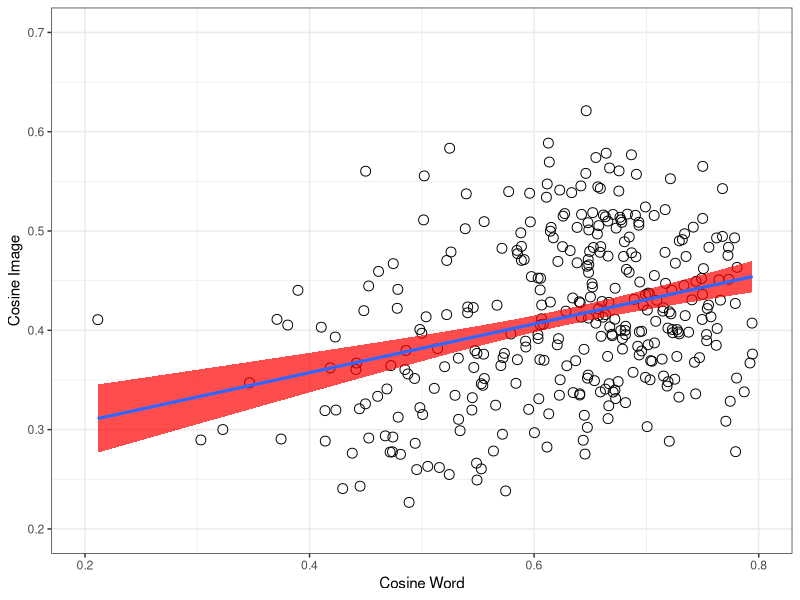
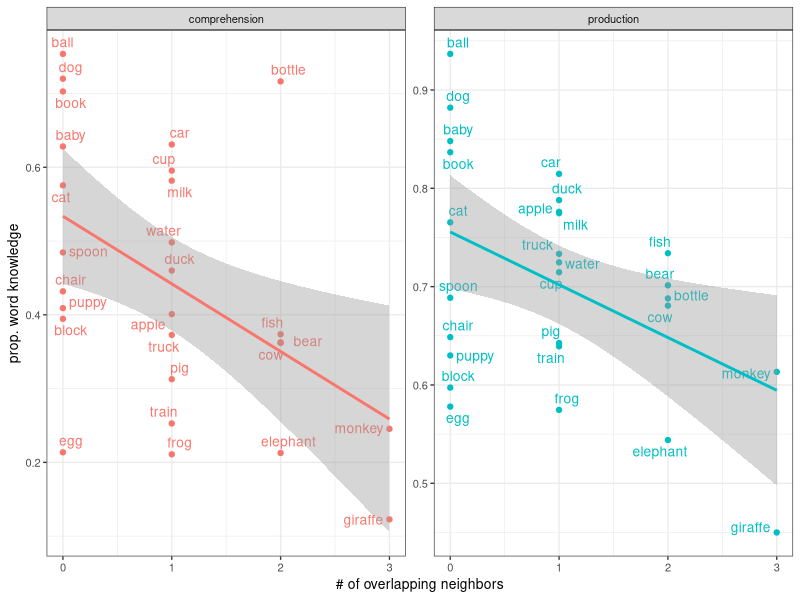

Reproduce these figures in R, in order.
## ---- chunk 1
rm(list=ls())
knitr::opts_chunk$set(fig.width=3, fig.height=3, fig.crop = F, fig.pos = "tb", fig.path='figs/',
                      echo=F, warning=F, cache=F, message=F, sanitize = T)
## ---- chunk 2
library(png)
library(grid)
library(ggplot2)
library(xtable)
library(tidyverse)
library(ggpubr)
library(broom)
library(ggrepel)
library(forcats)
## ---- chunk 3
animate <- c("puppy", "duck", "elephant", "pig", "monkey", "giraffe",
             "bear", "baby", "fish", "frog", "cow", "dog", "cat")
words27 <-  read_csv("data/pairwise_distances.csv") %>% distinct(word)
combo <- read_csv("data/pairwise_distances.csv") %>%
  unite(pair, X1, word, remove = T) %>% 
  distinct(cos_word,.keep_all = T)
#eb this gets rid of our redundancy issues
wb_prod <- read_csv("data/wordbank_production.csv") %>%  
   mutate(definition = forcats::fct_recode(definition,
    "fish"    = "fish (animal)",
    "water"   = "water (beverage)")) %>% 
  filter(definition%in%words27$word) %>% 
  mutate(animate = ifelse(definition %in% animate, "animate", "inanimate"))

wb_comp <- read_csv("data/wordbank_comprehension.csv") %>%
     mutate(definition = forcats::fct_recode(definition,
    "fish"    = "fish (animal)",
    "water"   = "water (beverage)")) %>% 
  filter(definition%in%words27$word) %>% 
    mutate(animate = ifelse(definition %in% animate, "animate", "inanimate"))
overlap_ratios <- read_csv("data/overlap_ratios.csv") %>% 
  mutate(animate = ifelse(word %in% animate, T, F))
# fix water picture in img space
neighbor_counts <- read_csv("python/neighbor_counts.csv") %>% 
  rename(definition = word)

stimuli_counts <- read_csv("python/stimuli_counts.csv")
## ---- chunk 4
#eb you may want to use tidy to reference elements of the cor.test output more easily, e.g.
#i alsoput all the stats into this chunk, removed from graph chunk below

pairwise_corr <- cor.test(combo$cos_img, combo$cos_word, conf.int=T) %>% tidy()

#an confint: -.33 to .10, p = .27
animate_corr <- cor.test(subset(combo, animate=="animate")$cos_word, 
                         subset(combo, animate=="animate")$cos_img, conf.int=T)%>%
  tidy()
#not_an confint: .18 to .54, p=.00024
not_anim_corr <- cor.test(subset(combo, animate=="inanimate")$cos_word, 
                          subset(combo, animate=="inanimate")$cos_img, conf.int=T)%>% 
  tidy()
#mixed_confint -.16 to.13, p=.86
mixed_corr <- cor.test(subset(combo, animate=="mixed")$cos_word, 
                       subset(combo, animate=="mixed")$cos_img, conf.int=T)%>% 
  tidy()

not_anim_corr_string <- sprintf("($R = %0.2f$, $p < %1.2g$)", not_anim_corr$estimate, not_anim_corr$p.value)
pairwise_corr_string <- sprintf("$R = %0.2f$, $p < %1.2g$", pairwise_corr$estimate, pairwise_corr$p.value)
## ---- chunk 5

shapiro.test(overlap_ratios$overlap_ratio)#almost normal
wilcox.test(overlap_ratios$overlap_ratio)# significantly different from chance
#even with correction, both animate and animate overlaps>0, not different from each other
wilcox.test(subset(overlap_ratios, animate==F)$overlap_ratio)
wilcox.test(subset(overlap_ratios, animate==T)$overlap_ratio)
wilcox.test(subset(overlap_ratios, animate==T)$overlap_ratio,
            subset(overlap_ratios, animate==F)$overlap_ratio)
#ggplot(overlap_ratios, aes(overlap_ratio, fill = animate))+
#  geom_histogram(binwidth=.15, position = "stack")
## ---- chunk 6
ggplot(combo, aes(cos_word, cos_img))+
  geom_point(size=3, shape =1)+
  geom_smooth(method="lm", aes(group=1), show.legend=F, fill ="red", alpha = .7)+
  geom_smooth(method="lm", aes(group=1), se=F)+ # this second line is to trick ggplot into not putting the gray fill in the boxes in the legend (coming from the standard error in the first line)
  theme_bw()+
  xlab("Cosine Word")+
  ylab("Cosine Image")+
  xlim(0.2,0.80)+
  ylim(0.2,0.7)+
  theme(legend.position="bottom", 
        legend.title = element_blank(), 
        legend.text = element_text(size=7), 
        legend.key.width = unit(0.4, "cm"),
        legend.key = element_rect(fill = 'white', size = 0.1)
        )

cap <- sprintf("Relative cosine distance between points in word embedding space (x-axis) and image embedding space (y-axis), for every item pair. Fitted line reflects linear fit with SE;the correlation is significant ($R = %0.2f$, $p < %1.2g$).", pairwise_corr$estimate, pairwise_corr$p.value)
## ---- chunk 7
wb_prod_long <- wb_prod %>% 
  gather(`16`:`30`, value = 'mean_prop_prod', key = "month")
wb_comp_long <- wb_comp %>% 
  gather(`8`:`18`, value = 'mean_prop_comp', key = "month")
wb_prod_long_allmonths <- wb_prod_long %>% 
  group_by(definition, animate) %>% 
  summarise(overall_prop_prod = mean(mean_prop_prod)) %>% 
  left_join(neighbor_counts) %>% 
  mutate(totalneighbors = image_count+word_count+overlap_count,
         overlapratio = overlap_count/totalneighbors)

wb_comp_long_allmonths <- wb_comp_long %>% 
  group_by(definition, animate) %>% 
  summarise(overall_prop_comp = mean(mean_prop_comp)) %>% 
  left_join(neighbor_counts) %>% 
  mutate(totalneighbors = image_count+word_count+overlap_count,
         overlapratio = overlap_count/totalneighbors)

prod_overlap_corr <- cor.test(wb_prod_long_allmonths$overall_prop_prod, wb_prod_long_allmonths$overlap_count, conf.int=T) %>% tidy()
comp_overlap_corr <- cor.test(wb_comp_long_allmonths$overall_prop_comp, wb_comp_long_allmonths$overlap_count, conf.int=T) %>% tidy()

wb_all<- wb_comp_long_allmonths %>% 
  left_join(wb_prod_long_allmonths) %>% 
  gather(c(overall_prop_comp, overall_prop_prod), value = prop_kids, key = comp_prod ) %>% 
  mutate(comp_prod = fct_recode(comp_prod,
    "production" = "overall_prop_prod",
    "comprehension" = "overall_prop_comp"
  ))

## ---- chunk 8
# 
# combo %>%
#   ggplot(aes(cos_word, cos_img))+
#   geom_point(size=2, shape = 1)+
#     stat_smooth(method = "lm", aes(group=1),  fill ="red", alpha = .7)+theme_bw()+
#     facet_wrap(~factor(animate, levels=c("animate", "inanimate", "mixed"), labels=c("Animate", "Inanimate", "Mixed")), dir="v", nrow = 1)+
#     xlab("Cosine Word")+
#     ylab("Cosine Image")+
#     xlim(0.2,0.80)+
#     ylim(0.2,0.80)+
#     theme(legend.position="none")
#     
# cap <- sprintf("Relative cosine distance between points in word embedding space (x-axis) and image embedding space (y-axis), separated by pair-type (animate, inanimate, and mixed).Fitted line reflects linear fit with SE. Each graph contains all pairwise distances between objects that are either a) both animate ($R = %0.2f$, $p < %1.2g$), b) both inanimate ($R = %0.2f$, $p < %1.2g$), or c) mixed animate-to-inanimate ($R = %0.2f$, $p < %1.2g$)", animate_corr$estimate, animate_corr$p.value, not_anim_corr$estimate, not_anim_corr$p.value, mixed_corr$estimate, mixed_corr$p.value)
#put r and p on panel and delete from caption    
## ---- chunk 9


ggplot(wb_all, aes(overlap_count,prop_kids, color = comp_prod))+
  geom_point()+
  geom_text_repel(aes(label = definition), size=3.5)+
  facet_wrap(~comp_prod, scales = "free_y")+
  stat_smooth(method = "lm")+
  theme_bw(base_size = 10)+
  guides(colour = "none")+
  xlab("# of overlapping neighbors")+
  ylab("prop. word knowledge")

cap <- "Proportion of children in WordBank reported to understand (left, averaged over 8-18 months) or produce (right, averaged over 16-30 months) the 27 items, as a function of how many overlapping neighbors (i.e. in both image- and word-space) they have. Line indicates linear fit with SE confidence band."
## ---- chunk 10
# References will be generated automatically by Pandoc and included here.
# The following code is some latex to format the bibliography. Do not remove it.
